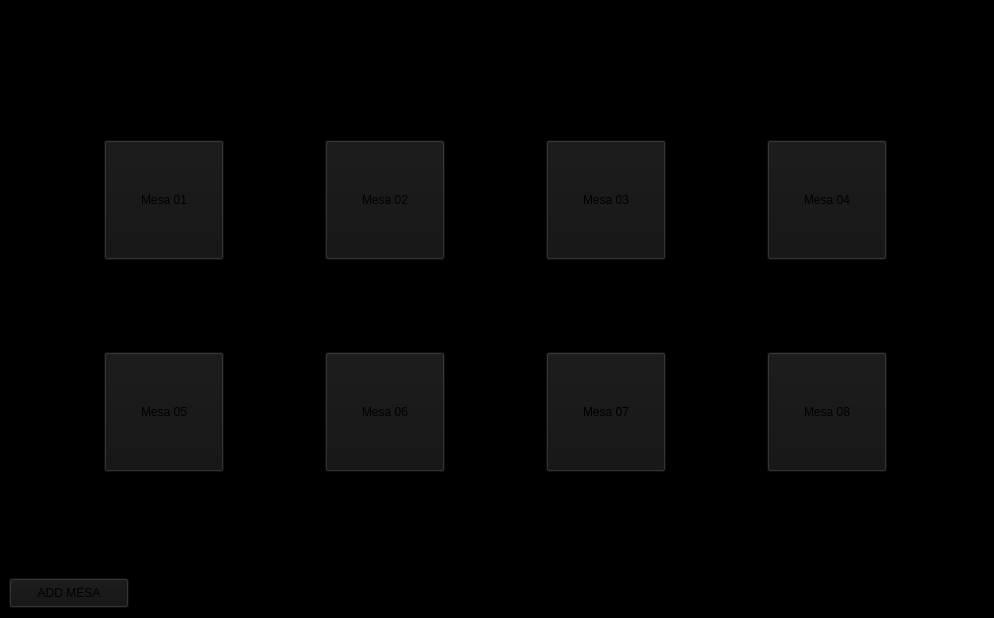
<?xml version="1.0" encoding="UTF-8"?>
<ui version="4.0">
 <class>MainWindow</class>
 <widget class="QMainWindow" name="MainWindow">
  <property name="geometry">
   <rect>
    <x>0</x>
    <y>0</y>
    <width>994</width>
    <height>618</height>
   </rect>
  </property>
  <property name="windowTitle">
   <string>MESAS</string>
  </property>
  <property name="styleSheet">
   <string notr="true">#centralwidget {
	background-color:black;
}

#centralwidget QPushButton{

	background-color: #131314;

}

#centralwidget QPushButton:hover{
	background-color: #3c3c3c;
}</string>
  </property>
  <widget class="QWidget" name="centralwidget">
   <layout class="QVBoxLayout" name="verticalLayout">
    <property name="spacing">
     <number>0</number>
    </property>
    <property name="leftMargin">
     <number>0</number>
    </property>
    <property name="topMargin">
     <number>0</number>
    </property>
    <property name="rightMargin">
     <number>0</number>
    </property>
    <property name="bottomMargin">
     <number>0</number>
    </property>
    <item>
     <widget class="QWidget" name="widget" native="true">
      <property name="maximumSize">
       <size>
        <width>16777215</width>
        <height>45</height>
       </size>
      </property>
      <property name="styleSheet">
       <string notr="true"/>
      </property>
     </widget>
    </item>
    <item>
     <widget class="QWidget" name="widget_3" native="true">
      <property name="styleSheet">
       <string notr="true"/>
      </property>
      <layout class="QGridLayout" name="gridLayout">
       <item row="0" column="0">
        <widget class="QPushButton" name="Mesa_01">
         <property name="minimumSize">
          <size>
           <width>120</width>
           <height>120</height>
          </size>
         </property>
         <property name="maximumSize">
          <size>
           <width>120</width>
           <height>120</height>
          </size>
         </property>
         <property name="styleSheet">
          <string notr="true"/>
         </property>
         <property name="text">
          <string>Mesa 01</string>
         </property>
        </widget>
       </item>
       <item row="1" column="0">
        <widget class="QPushButton" name="Mesa_05">
         <property name="minimumSize">
          <size>
           <width>120</width>
           <height>120</height>
          </size>
         </property>
         <property name="maximumSize">
          <size>
           <width>120</width>
           <height>120</height>
          </size>
         </property>
         <property name="styleSheet">
          <string notr="true"/>
         </property>
         <property name="text">
          <string>Mesa 05</string>
         </property>
        </widget>
       </item>
       <item row="1" column="1">
        <widget class="QPushButton" name="Mesa_06">
         <property name="minimumSize">
          <size>
           <width>120</width>
           <height>120</height>
          </size>
         </property>
         <property name="maximumSize">
          <size>
           <width>120</width>
           <height>120</height>
          </size>
         </property>
         <property name="styleSheet">
          <string notr="true"/>
         </property>
         <property name="text">
          <string>Mesa 06</string>
         </property>
        </widget>
       </item>
       <item row="0" column="1">
        <widget class="QPushButton" name="Mesa_02">
         <property name="minimumSize">
          <size>
           <width>120</width>
           <height>120</height>
          </size>
         </property>
         <property name="maximumSize">
          <size>
           <width>120</width>
           <height>120</height>
          </size>
         </property>
         <property name="styleSheet">
          <string notr="true"/>
         </property>
         <property name="text">
          <string>Mesa 02</string>
         </property>
        </widget>
       </item>
       <item row="0" column="2">
        <widget class="QPushButton" name="Mesa_03">
         <property name="minimumSize">
          <size>
           <width>120</width>
           <height>120</height>
          </size>
         </property>
         <property name="maximumSize">
          <size>
           <width>120</width>
           <height>120</height>
          </size>
         </property>
         <property name="styleSheet">
          <string notr="true"/>
         </property>
         <property name="text">
          <string>Mesa 03</string>
         </property>
        </widget>
       </item>
       <item row="1" column="2">
        <widget class="QPushButton" name="Mesa_07">
         <property name="minimumSize">
          <size>
           <width>120</width>
           <height>120</height>
          </size>
         </property>
         <property name="maximumSize">
          <size>
           <width>120</width>
           <height>120</height>
          </size>
         </property>
         <property name="styleSheet">
          <string notr="true"/>
         </property>
         <property name="text">
          <string>Mesa 07</string>
         </property>
        </widget>
       </item>
       <item row="1" column="3">
        <widget class="QPushButton" name="Mesa_08">
         <property name="minimumSize">
          <size>
           <width>120</width>
           <height>120</height>
          </size>
         </property>
         <property name="maximumSize">
          <size>
           <width>120</width>
           <height>120</height>
          </size>
         </property>
         <property name="styleSheet">
          <string notr="true"/>
         </property>
         <property name="text">
          <string>Mesa 08</string>
         </property>
        </widget>
       </item>
       <item row="0" column="3">
        <widget class="QPushButton" name="Mesa_04">
         <property name="minimumSize">
          <size>
           <width>120</width>
           <height>120</height>
          </size>
         </property>
         <property name="maximumSize">
          <size>
           <width>120</width>
           <height>120</height>
          </size>
         </property>
         <property name="styleSheet">
          <string notr="true"/>
         </property>
         <property name="text">
          <string>Mesa 04</string>
         </property>
        </widget>
       </item>
      </layout>
     </widget>
    </item>
    <item>
     <widget class="QWidget" name="widget_2" native="true">
      <property name="maximumSize">
       <size>
        <width>16777215</width>
        <height>50</height>
       </size>
      </property>
      <property name="styleSheet">
       <string notr="true"/>
      </property>
      <layout class="QVBoxLayout" name="verticalLayout_2">
       <item>
        <widget class="QPushButton" name="btn_add_mesa">
         <property name="maximumSize">
          <size>
           <width>120</width>
           <height>30</height>
          </size>
         </property>
         <property name="text">
          <string>ADD MESA</string>
         </property>
        </widget>
       </item>
      </layout>
     </widget>
    </item>
   </layout>
   <zorder>widget_3</zorder>
   <zorder>widget</zorder>
   <zorder>widget_2</zorder>
  </widget>
 </widget>
 <resources/>
 <connections/>
</ui>
